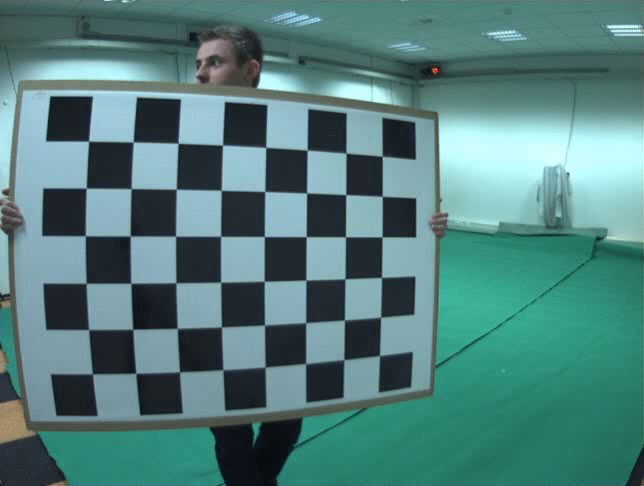
//> input picture data/cam1images/scene00001.png, 644 x 486 px; its folder holds 4 pictures in this run
$ ./main   (built with g++ and OpenCV 4)
//> lines starting //> are read from the running program, lines starting //| are printed output that depends on the picture
//by Matthijs van der Jagt 3895963 and Joep Hamersma 5571995

#include "opencv2\core.hpp"
#include "opencv2\imgcodecs.hpp"
#include "opencv2\imgproc.hpp"
#include "opencv2\highgui.hpp"
#include "opencv2\calib3d.hpp"
#include "opencv2\video.hpp"

#include <sstream>
#include <iostream>
#include <fstream>

using namespace std;
using namespace cv;

// size of the squares on the board
const float calibrationSquareDimension = 0.115f; //meters
// amount of inside crossings on the pattern
const Size chessboardDimensions = Size(8, 6);


//true for calibration mode, false for using predefined calibrated values
const bool calibrationMode = false;
const bool videotest = true;
const bool backgroundMaking = false;


//predefined calibrated values
const Mat CalibratedValues = (Mat_<float>(3, 3) << 495.231
	,0
	,331.735
	,0
	,496.27
	,250.625
	,0
	,0
	,1);
const Mat DistanceCalibrated = (Mat_<float>(5, 1) << -0.331566
	,0.179457
	,- 0.0044484
	,0.00591031
	,- 0.0797654);

//given a board create the positions of all crossings
void createKnownBoardPosition(Size boardSize, float squareEdgeLength, vector<Point3f>& corners)
{

	for (int i = 0; i < boardSize.height; i++)
	{
		for (int j = 0; j < boardSize.width;j++)
		{
			corners.push_back(Point3f(j * squareEdgeLength, i*squareEdgeLength, 0.0f));
		}
	}
}

//get the chessboard corners for a bunch of images
void getChessboardCorners(vector<Mat> images, vector<vector<Point2f>>& allFoundCorners, vector<Mat>& outputImages, bool showResults = false)
{
	for (vector<Mat>::iterator iter = images.begin(); iter != images.end(); iter++)
	{
		vector<Point2f> pointBuf;
		bool found = findChessboardCorners(*iter, Size(8,6), pointBuf, CV_CALIB_CB_ADAPTIVE_THRESH | CV_CALIB_CB_NORMALIZE_IMAGE);

		if (found)
		{
			allFoundCorners.push_back(pointBuf);
		}

		if (showResults)
		{
			drawChessboardCorners(*iter, Size(8, 6), pointBuf, found);
			imshow("looking for corners", *iter);
			char c = waitKey();

			//accept frame or not
			switch (c)
			{
			case 'y': //y key to accept frame
				outputImages.push_back(*iter);
				break;
			case 'n': //n key to ignore frame
				break;
			}
		}
	}

}

//calibrate the camera based on a set of images, the board dimensions and size of a square
void cameraCalibration(vector<Mat> calibrationImages, Size boardSize, float squareEdgeLength, Mat& cameraMatrix, Mat& distanceCoefficients)
{

	vector<Mat> extra;
	vector<vector<Point2f>> checkerBoardImageSpacePoints;
	getChessboardCorners(calibrationImages, checkerBoardImageSpacePoints, extra, false);

	vector<vector<Point3f>> worldSpaceCornerPoints(1);

	createKnownBoardPosition(boardSize, squareEdgeLength, worldSpaceCornerPoints[0]);
	worldSpaceCornerPoints.resize(checkerBoardImageSpacePoints.size(), worldSpaceCornerPoints[0]);

	vector<Mat> rVectors, tVectors;
	distanceCoefficients = Mat::zeros(8, 1, CV_64F);

	Size imageSize = calibrationImages[0].size();

	calibrateCamera(worldSpaceCornerPoints, checkerBoardImageSpacePoints, imageSize, cameraMatrix, distanceCoefficients, rVectors, tVectors);
}

//saving the values of the calibration in a simple file
// [77 lines left out: functions saveCameraCalibration, getCubeAndAxesPoints, drawCubeAndAxes, not called in this run]

//main function to start webcam and do the calibration and drawings
int main(int argv, char** argc, int mode)
{
	if (videotest)
	{
		//number of images
		int Count = 270;
		vector<Mat> cam1Images;

		//obtain all images from folder
		for (int i = 0; i < Count; i++)
		{
			//change per camera
			string name = format("C:\\Users\\joep\\Desktop\\ComputerVision1\\data\\cam1images\\scene%05d.png", i*10 + 1);
			Mat img = imread(name);
//> img is the input picture: 486 rows x 644 cols, CV_8UC3; mean B, G, R 124.9, 127, 82.7
			if (img.empty())
			{
				cerr << name << "can't be loaded" << endl;
				continue;
			}
			Mat frame;
			undistort(img, frame, CalibratedValues, DistanceCalibrated);
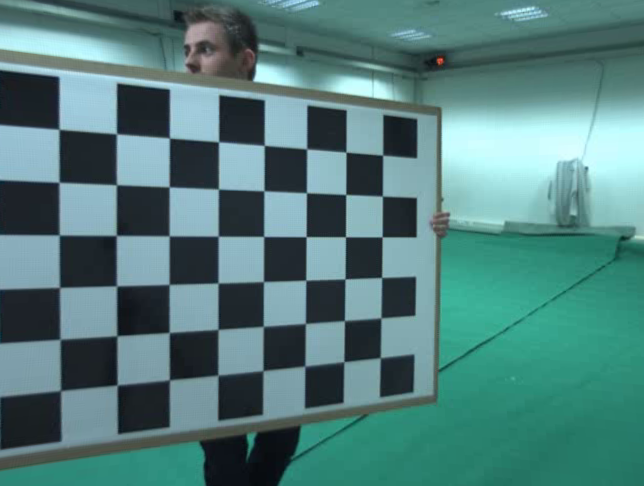
//> frame: 486 rows x 644 cols, CV_8UC3; mean B, G, R 124.4, 125.9, 82.6
//> CalibratedValues = [[495.2, 0, 331.7], [0, 496.3, 250.6], [0, 0, 1]]; DistanceCalibrated = [-0.332, 0.179, -0.00445, 0.00591, -0.0798]
//> pass 3 of the loop `for (int i = 0; i < Count; i++)`:
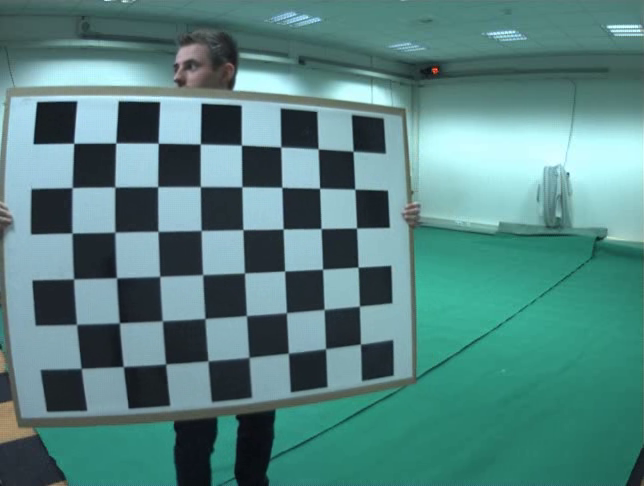
//> input picture data/cam1images/scene00021.png, 644 x 486 px
//> img is the input picture: 486 rows x 644 cols, CV_8UC3; mean B, G, R 129.2, 131.5, 85
//> `undistort(img, frame, CalibratedValues, DistanceCalibrated);`:
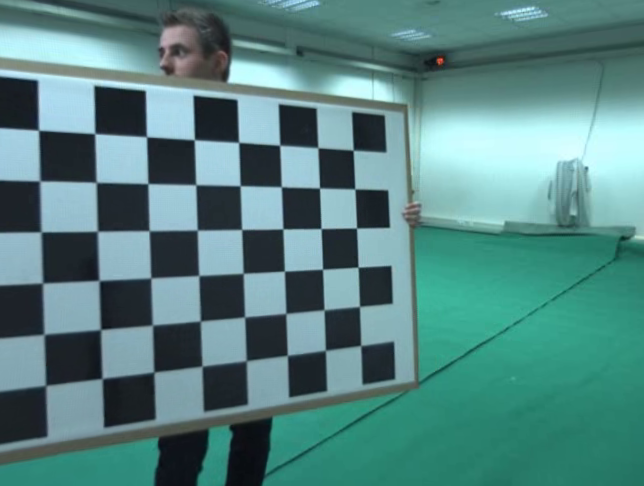
//> frame: 486 rows x 644 cols, CV_8UC3; mean B, G, R 129.9, 131.8, 85.6
//> the loop made 270 passes; the first 3 are shown
			imshow("undistorted", frame);
			imshow("distorted", img);
			waitKey();
			//cam1Images.push_back(img);
		}


		vector<vector<Point2f>> foundCorners;
		vector<Mat> acceptedImages;
		//modified getchessboardcorners so you can say y if you want to use a frame for calibration and n if you want to ignore it
		getChessboardCorners(cam1Images, foundCorners, acceptedImages, true);


		Mat cameraMatrix = Mat::eye(3, 3, CV_64F);
		Mat distanceCoefficients;
		cameraCalibration(acceptedImages, chessboardDimensions, calibrationSquareDimension, cameraMatrix, distanceCoefficients);
//> (the run ends here: the program crashes, at `Size imageSize = calibrationImages[0].size();`)
